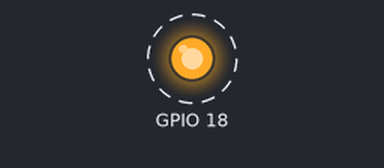
Bench run of a program on a simulated ESP32. On the bench: output pins drawn as LEDs (lit = HIGH). Dashed ring = blinking.

Above: at 0.5 s.
Timing chart, 0 to 4.6 s (numbered marks = the images above):
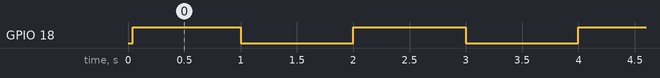

The program:

main.cpp
```cpp
#include <Arduino.h>
#include "DigitalOut.h"

void setup() {
  // put your setup code here, to run once:
}

void loop() {
  // put your main code here, to run repeatedly:

  DigitalOut led(GPIO_NUM_18);
  led = 1;
  led = 0;
  led = 1;
  led = 0;

  while (true)
  {
    led = !led;

    delay(1000);
  }
}
```

DigitalOut.cpp
```cpp
// cpp

#include "DigitalOut.h"

DigitalOut::DigitalOut(gpio_num_t num, gpio_pullup_t pull_up, gpio_pulldown_t pull_down)
	: port(num)
{
    gpio_config_t io_conf;
    io_conf.intr_type = GPIO_INTR_DISABLE;
    io_conf.mode = GPIO_MODE_OUTPUT;
    io_conf.pin_bit_mask = 1UL << num;
    io_conf.pull_down_en = pull_down;
    io_conf.pull_up_en = pull_up;
    gpio_config(&io_conf);
}

void DigitalOut::write(int value)
{
	gpio_set_level(port, value);
}

int DigitalOut::read()
{
	uint32_t mask = 1UL << port;
	if (GPIO.out & mask)
	{
		return 1;
	}
	return 0;
}

DigitalOut& DigitalOut::operator=(int value)
{
	write(value);
	return *this;
}

DigitalOut& DigitalOut::operator=(DigitalOut& rhs)
{
	write(rhs.read());
	return *this;
}
```

DigitalOut.h
```cpp
#ifndef DIGITALOUT_H_
#define DIGITALOUT_H_

#include "driver/gpio.h"

class DigitalOut
{
	gpio_num_t port;
public:

	DigitalOut(gpio_num_t num, gpio_pullup_t pull_up = GPIO_PULLUP_DISABLE, gpio_pulldown_t pull_down = GPIO_PULLDOWN_DISABLE);
	void write(int value);
	int read();
	DigitalOut& operator=(int value);
	DigitalOut& operator=(DigitalOut& rhs);
	operator int() {
		return read();
	};
};

#endif  // DIGITALOUT_H_
```

Measured:
- by itself, GPIO 18: alternates HIGH for 1.0 s and LOW for 1.0 s
